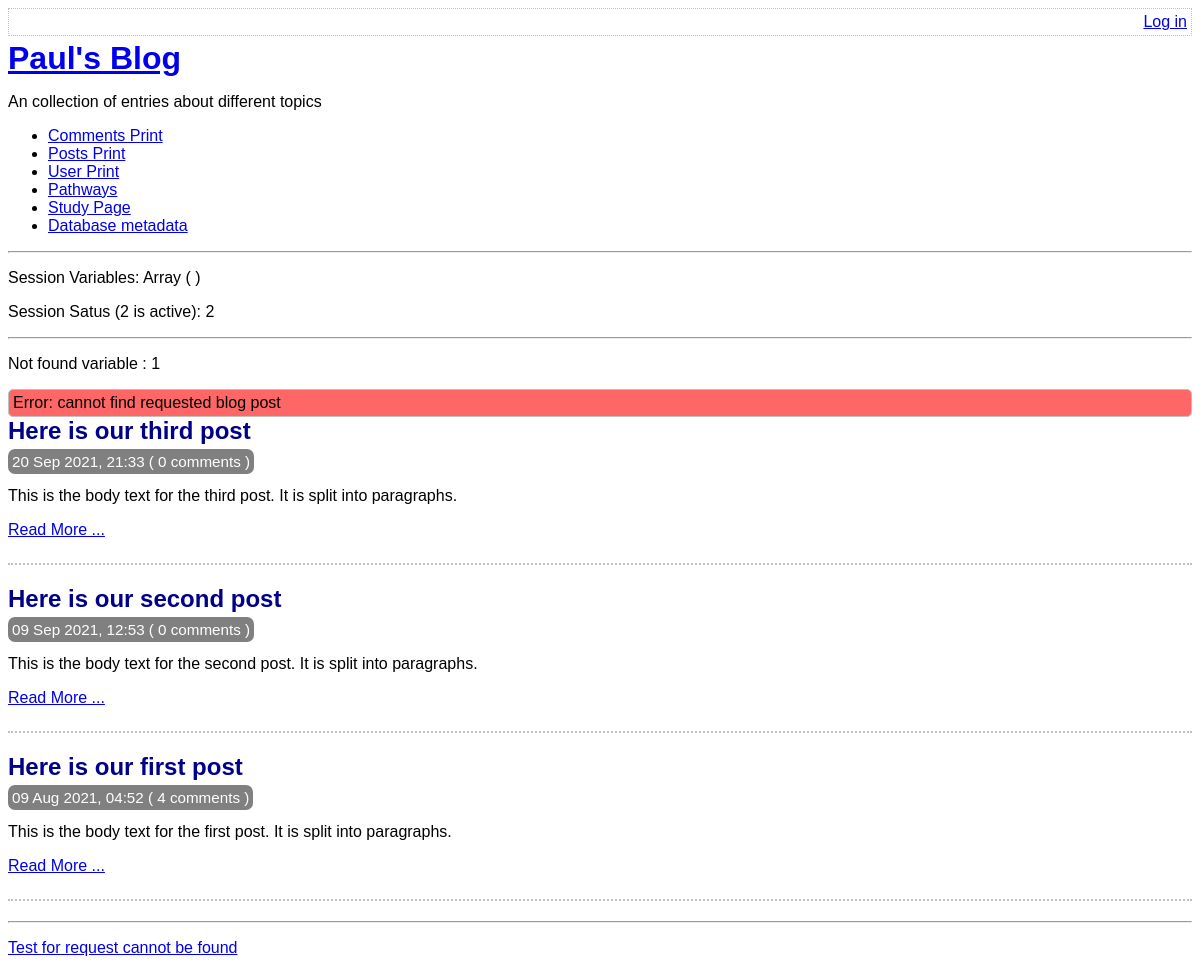
/index.php?not-found=1, run on the app's committed database.
### tables this page shows
CREATE TABLE post(
    id integer primary key autoincrement not null,
    title text not null,
    body text not null,
    user_id integer not null,
    created_at date not null,
    updated_at date,
    foreign key (user_id) references user(id)
);

### lib/common.php (called while the page is built, shortened)
<?php
function getRootPath()
{
    return realpath(__DIR__ . '/..');
}
function getDatabasePath()
{
    return getRootPath() . '/data/data.sqlite';
}
function getDsn()
{
    return 'sqlite:' . getDatabasePath();
}
function getPDO()
{
    $pdo = new PDO(getDsn());
    return $pdo;
}
function htmlEscape($html){
    return htmlspecialchars($html, ENT_HTML5, 'UTF-8');
}
function convertSQliteDate($sqlDate){
    $date = DateTime::createFromFormat("Y-m-d H:i:s",$sqlDate);
    return $date -> format('d M Y, H:i');
}
function countCommentsForPost(PDO $pdo, $postId){
    $pdo = getPDO();
    $sql = "
    select count(*) c from comment
    where post_id = :post_id
    ";
    $stmt = $pdo -> prepare($sql);
    $stmt ->execute(
        array('post_id' => $postId, )
    );
    return (int) $stmt -> fetchColumn();
}
function getAllPosts(PDO $pdo){
    $stmt = $pdo -> query(
        'select id, title, created_at, body
        from post
        order by created_at desc'
      );
      return $stmt->fetchAll(PDO::FETCH_ASSOC);
}

### index.php (the view, shortened to what this page needs)
<?php
require_once 'lib/common.php';
$pdo = getPDO();
$posts = getAllPosts($pdo);
$notFound = isset($_GET['not-found']);
if ($notFound){
  $notFoundVar = $notFound;
}
else{
  $notFoundVar = "not not-found";
}
?>
<?php
require_once 'templates/boilerplate.php' ?>
<body>
    <?php require 'templates/title.php' ?>
    <p>Not found variable : <?php echo $notFoundVar ?></p>
    <?php if ($notFound): ?>
      <div class="box error"> Error: cannot find requested blog post </div>
      <?php endif ?>
      <div class="post-list">
        <?php foreach ($posts as $post): ?>
          <div class="post-synopsis">
              <h2>
                <?php echo htmlEscape($post['title']) ?>
              </h2>
              <div class="meta">
                <?php echo convertSQliteDate($post['created_at']) ?>
                ( <?php  echo countCommentsForPost($pdo , $post['id'])  ?> comments )
              </div>
              <p>
                <?php echo htmlEscape($post['body'] )?>
              </p>
              <div class="post-controls">
                <p><a href="view-post.php?post_id=<?php echo $post['id'] ?>">Read More ...</a>
              </p>
              </div>
          </div>
      <?php endforeach ?>
    </div>
<hr/>
<p><a href="view-post.php?post_id=7">Test for request cannot be found</a></p>
</body>
</html>

### assets/main.css (style rules this page uses)
.box { border: 1px solid silver; border-radius: 5px; padding: 4px; }
.error { background-color: #ff6666; }
h1 , h2, h3 { margin-top: 0; margin-bottom: 8px; }
body { font-size: 100%; font-family:sans-serif; }
.post-synopsis { padding-bottom: 8px; border-bottom: 2px dotted silver; margin-bottom: 20px; }
.post-synopsis h2 , .post h2 { color: darkblue; }
.post .date , .post-synopsis .meta { color:white; background-color: grey; border-radius: 7px; padding: 4px; display: inline; font-size: 0.95em; }

### data on the page
post: title "Here is our third post", created_at "20 Sep 2021, 21:33", id "0", body "This is the body text for the third post. It is split into paragraphs."
post: title "Here is our second post", created_at "09 Sep 2021, 12:53", id "0", body "This is the body text for the second post. It is split into paragraphs."
post: title "Here is our first post", created_at "09 Aug 2021, 04:52", id "4", body "This is the body text for the first post. It is split into paragraphs."

### other printed values
$sessionVars "Array ( )"
session_status() "2"
$notFoundVar "1"
